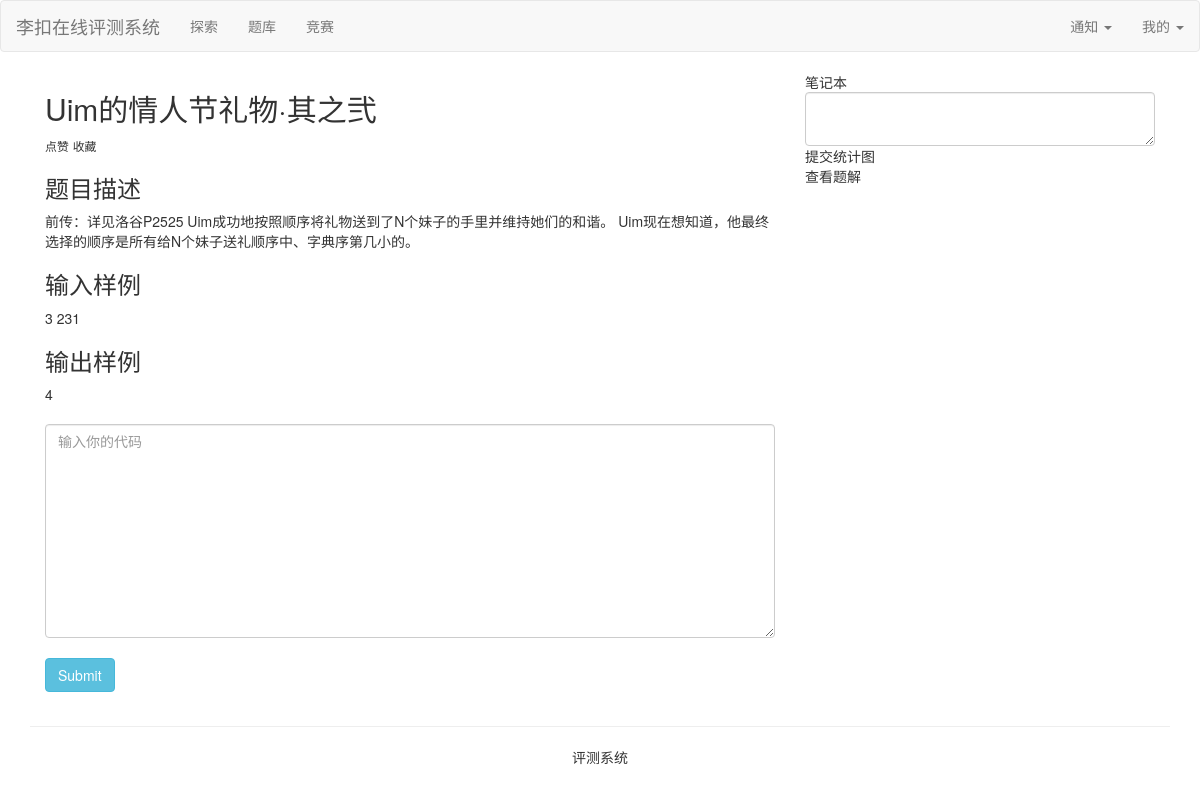
Page /problem/detail/6/ (signed in) on the committed database.
### judger_problem/models.py (models this page shows, shortened)
class Problem(models.Model):
    diff = [
        (0, "简单"),
        (1, "中等"),
        (2, "困难"),
    ]
    title = models.CharField(max_length=128, verbose_name="题目标题")
    problem_content = models.TextField(verbose_name="题目内容")
    problem_input = models.CharField(max_length=128, verbose_name="样例输入")
    problem_output = models.CharField(max_length=128, verbose_name="样例输出")
    create_time = models.DateTimeField(auto_now_add=True, verbose_name="创建题目时间")
    difficulty = models.IntegerField(null=True, choices=diff, verbose_name="难度")
    explains = models.IntegerField(default=0, verbose_name="题目题解数量")
    fk_labels = models.ManyToManyField(to=ProblemLabel, verbose_name="题目标签")
    Submits = models.IntegerField(default=0, verbose_name="总的用户提交次数")
    corrects = models.IntegerField(default=0, verbose_name="总的用户正确次数")
    fk_author = models.ForeignKey(to=User, on_delete=models.CASCADE, verbose_name="作者")
    class Meta:
        verbose_name = "题目列表"
        verbose_name_plural = "题目列表"

### judger_problem/views.py (the view, shortened to what this page needs)
# urls.py: path("detail/<int:problem_id>/", views.ProblemDetail.as_view(), name="problemdetail"),
@method_decorator(login_required, name="dispatch")
class ProblemDetail(View):
    def get(self, request, *args, **kwargs):
        problem = Problem.objects.filter(id=kwargs["problem_id"])[0]
        context = {
            "problem_content": problem
        }
        return render(request=request, template_name="judger_problem/templates/problem_detail.html", context=context)

### templates/judger_problem/templates/problem_detail.html (shortened to what this page needs)
{% extends 'base.html' %}
{% block content %}
    <div class="col-md-8">
    <h2>{{ problem_content.title }}</h2>
        <small>点赞</small>
        <small>收藏</small>
    <h3>题目描述</h3>
    {{ problem_content.problem_content }}
    <h3>输入样例</h3>
    {{ problem_content.problem_input }}
    <h3>输出样例</h3>
    {{ problem_content.problem_output }}
    <br>
    <br>
    <form method="post" action=".">
        <textarea name="user_code" class="md-textarea form-control" rows="10" placeholder="输入你的代码" required></textarea>
        <br>
        <input type="submit" class="btn btn-info">
    </form>
    </div>
    <div class="col-md-4">
        笔记本
        <textarea class="md-textarea form-control" row="10"></textarea>
        <div>
            提交统计图
        </div>
        <dvi>
            查看题解
        </dvi>
    </div>
{% endblock %}

### rows in the picture
Problem: title "Uim的情人节礼物·其之弐", problem_content "前传：详见洛谷P2525 Uim成功地按照顺序将礼物送到了N个妹子的手里并维持她们的和谐。 Uim现在想知道，他最终选择的顺序是所有给N个妹子送礼顺序中、字典序第几小的。", problem_input "3 231", problem_output "4"
